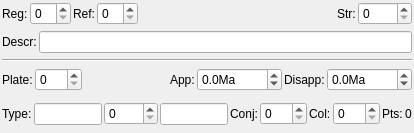
<ui version="4.0" >
 <class>EditOldPlatesHeaderWidget</class>
 <widget class="QWidget" name="EditOldPlatesHeaderWidget" >
  <property name="geometry" >
   <rect>
    <x>0</x>
    <y>0</y>
    <width>414</width>
    <height>133</height>
   </rect>
  </property>
  <property name="windowTitle" >
   <string>Form</string>
  </property>
  <layout class="QVBoxLayout" >
   <property name="leftMargin" >
    <number>2</number>
   </property>
   <property name="topMargin" >
    <number>2</number>
   </property>
   <property name="rightMargin" >
    <number>2</number>
   </property>
   <property name="bottomMargin" >
    <number>2</number>
   </property>
   <item>
    <layout class="QHBoxLayout" >
     <property name="spacing" >
      <number>2</number>
     </property>
     <item>
      <widget class="QLabel" name="label" >
       <property name="text" >
        <string>Reg:</string>
       </property>
      </widget>
     </item>
     <item>
      <widget class="QSpinBox" name="spinbox_region_number" >
       <property name="toolTip" >
        <string>Region Number (2 digit)</string>
       </property>
       <property name="minimum" >
        <number>0</number>
       </property>
      </widget>
     </item>
     <item>
      <widget class="QLabel" name="label_2" >
       <property name="text" >
        <string>Ref:</string>
       </property>
      </widget>
     </item>
     <item>
      <widget class="QSpinBox" name="spinbox_reference_number" >
       <property name="toolTip" >
        <string>Reference Number (2 digit)</string>
       </property>
       <property name="minimum" >
        <number>0</number>
       </property>
      </widget>
     </item>
     <item>
      <spacer>
       <property name="orientation" >
        <enum>Qt::Horizontal</enum>
       </property>
       <property name="sizeHint" >
        <size>
         <width>40</width>
         <height>20</height>
        </size>
       </property>
      </spacer>
     </item>
     <item>
      <widget class="QLabel" name="label_3" >
       <property name="text" >
        <string>Str:</string>
       </property>
      </widget>
     </item>
     <item>
      <widget class="QSpinBox" name="spinbox_string_number" >
       <property name="toolTip" >
        <string>String Number (4 digit)</string>
       </property>
       <property name="minimum" >
        <number>0</number>
       </property>
       <property name="maximum" >
        <number>9999</number>
       </property>
      </widget>
     </item>
    </layout>
   </item>
   <item>
    <layout class="QHBoxLayout" >
     <property name="spacing" >
      <number>2</number>
     </property>
     <item>
      <widget class="QLabel" name="label_4" >
       <property name="text" >
        <string>Descr:</string>
       </property>
      </widget>
     </item>
     <item>
      <widget class="QLineEdit" name="lineedit_geographic_description" >
       <property name="toolTip" >
        <string>Geographic Description</string>
       </property>
      </widget>
     </item>
    </layout>
   </item>
   <item>
    <widget class="Line" name="line" >
     <property name="orientation" >
      <enum>Qt::Horizontal</enum>
     </property>
    </widget>
   </item>
   <item>
    <layout class="QHBoxLayout" >
     <property name="spacing" >
      <number>2</number>
     </property>
     <item>
      <widget class="QLabel" name="label_5" >
       <property name="text" >
        <string>Plate:</string>
       </property>
      </widget>
     </item>
     <item>
      <widget class="QSpinBox" name="spinbox_plate_id_number" >
       <property name="toolTip" >
        <string>Plate ID Number (3 digit)</string>
       </property>
       <property name="minimum" >
        <number>0</number>
       </property>
       <property name="maximum" >
        <number>999</number>
       </property>
      </widget>
     </item>
     <item>
      <spacer>
       <property name="orientation" >
        <enum>Qt::Horizontal</enum>
       </property>
       <property name="sizeHint" >
        <size>
         <width>21</width>
         <height>20</height>
        </size>
       </property>
      </spacer>
     </item>
     <item>
      <widget class="QLabel" name="label_6" >
       <property name="text" >
        <string>App:</string>
       </property>
      </widget>
     </item>
     <item>
      <widget class="QDoubleSpinBox" name="doublespinbox_age_of_appearance" >
       <property name="toolTip" >
        <string>Age of Appearance (Ma)</string>
       </property>
       <property name="suffix" >
        <string>Ma</string>
       </property>
       <property name="decimals" >
        <number>1</number>
       </property>
       <property name="minimum" >
        <double>-9999.000000000000000</double>
       </property>
       <property name="maximum" >
        <double>9999.000000000000000</double>
       </property>
      </widget>
     </item>
     <item>
      <widget class="QLabel" name="label_7" >
       <property name="text" >
        <string>Disapp:</string>
       </property>
      </widget>
     </item>
     <item>
      <widget class="QDoubleSpinBox" name="doublespinbox_age_of_disappearance" >
       <property name="toolTip" >
        <string>Age of Disappearance (Ma)</string>
       </property>
       <property name="suffix" >
        <string>Ma</string>
       </property>
       <property name="decimals" >
        <number>1</number>
       </property>
       <property name="minimum" >
        <double>-9999.000000000000000</double>
       </property>
       <property name="maximum" >
        <double>9999.000000000000000</double>
       </property>
      </widget>
     </item>
    </layout>
   </item>
   <item>
    <layout class="QHBoxLayout" >
     <property name="spacing" >
      <number>2</number>
     </property>
     <item>
      <widget class="QLabel" name="label_8" >
       <property name="text" >
        <string>Type:</string>
       </property>
      </widget>
     </item>
     <item>
      <widget class="QLineEdit" name="lineedit_data_type_code" >
       <property name="sizePolicy" >
        <sizepolicy vsizetype="Fixed" hsizetype="Preferred" >
         <horstretch>0</horstretch>
         <verstretch>0</verstretch>
        </sizepolicy>
       </property>
       <property name="toolTip" >
        <string>Data Type Code (2 character)</string>
       </property>
       <property name="maxLength" >
        <number>2</number>
       </property>
      </widget>
     </item>
     <item>
      <widget class="QSpinBox" name="spinbox_data_type_code_number" >
       <property name="toolTip" >
        <string>Data Type Code Number (4 digit)</string>
       </property>
       <property name="minimum" >
        <number>0</number>
       </property>
       <property name="maximum" >
        <number>9999</number>
       </property>
      </widget>
     </item>
     <item>
      <widget class="QLineEdit" name="lineedit_data_type_code_number_additional" >
       <property name="sizePolicy" >
        <sizepolicy vsizetype="Fixed" hsizetype="Preferred" >
         <horstretch>0</horstretch>
         <verstretch>0</verstretch>
        </sizepolicy>
       </property>
       <property name="toolTip" >
        <string>Data Type Code Number, additional (1 character)</string>
       </property>
       <property name="maxLength" >
        <number>1</number>
       </property>
      </widget>
     </item>
     <item>
      <spacer>
       <property name="orientation" >
        <enum>Qt::Horizontal</enum>
       </property>
       <property name="sizeHint" >
        <size>
         <width>40</width>
         <height>20</height>
        </size>
       </property>
      </spacer>
     </item>
     <item>
      <widget class="QLabel" name="label_9" >
       <property name="text" >
        <string>Conj:</string>
       </property>
      </widget>
     </item>
     <item>
      <widget class="QSpinBox" name="spinbox_conjugate_plate_id_number" >
       <property name="toolTip" >
        <string>Conjugate Plate ID Number (3 digit)</string>
       </property>
       <property name="minimum" >
        <number>0</number>
       </property>
       <property name="maximum" >
        <number>999</number>
       </property>
      </widget>
     </item>
     <item>
      <widget class="QLabel" name="label_10" >
       <property name="text" >
        <string>Col:</string>
       </property>
      </widget>
     </item>
     <item>
      <widget class="QSpinBox" name="spinbox_colour_code" >
       <property name="toolTip" >
        <string>Colour Code (3 digit)</string>
       </property>
       <property name="minimum" >
        <number>0</number>
       </property>
       <property name="maximum" >
        <number>999</number>
       </property>
      </widget>
     </item>
     <item>
      <widget class="QLabel" name="label_11" >
       <property name="text" >
        <string>Pts:</string>
       </property>
      </widget>
     </item>
     <item>
      <widget class="QLabel" name="label_number_of_points" >
       <property name="text" >
        <string>0</string>
       </property>
      </widget>
     </item>
    </layout>
   </item>
  </layout>
 </widget>
 <resources/>
 <connections/>
</ui>
